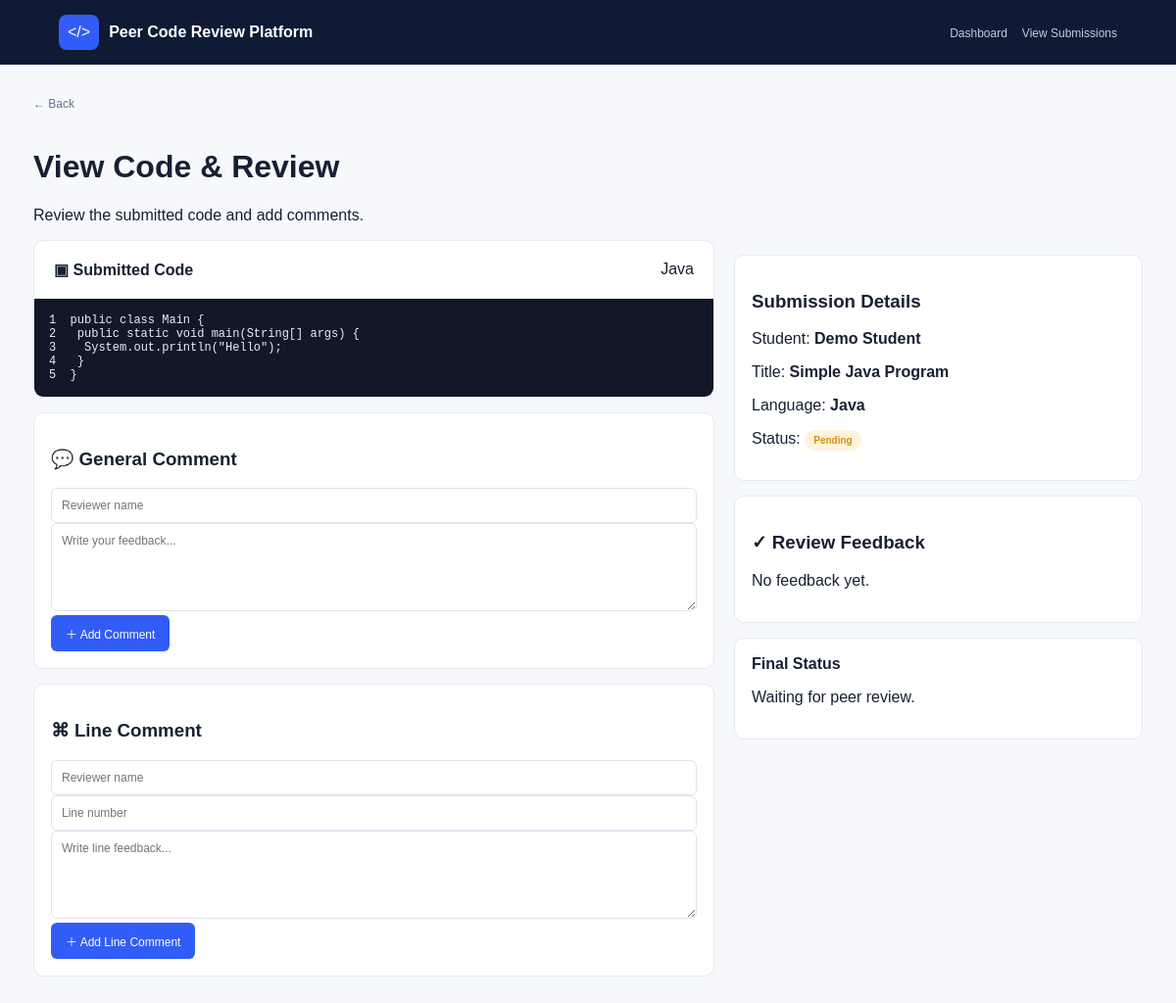
Screenshot of /view.php?id=2 with the database file from the repository.
### tables this page shows
CREATE TABLE submissions(
 id INT AUTO_INCREMENT PRIMARY KEY,
 student_name VARCHAR(100) NOT NULL,
 title VARCHAR(200) NOT NULL,
 language VARCHAR(50) NOT NULL,
 code LONGTEXT NOT NULL,
 status ENUM('Pending','In Review','Reviewed') DEFAULT 'Pending',
 created_at TIMESTAMP DEFAULT CURRENT_TIMESTAMP
);

### view.php (the view, shortened to what this page needs)
<?php require "config.php";$id=(int)($_GET["id"]??0);$s=$conn->prepare("SELECT * FROM submissions WHERE id=?");$s->bind_param("i",$id);$s->execute();$sub=$s->get_result()->fetch_assoc();if(!$sub)die("Submission not found");
$q=$conn->prepare("SELECT * FROM comments WHERE submission_id=? ORDER BY created_at");$q->bind_param("i",$id);$q->execute();$comments=$q->get_result();?><!doctype html><html><head><meta charset="utf-8"><title>Review Code</title><link rel="stylesheet" href="style.css"></head><body><header class="topbar"><div class="brand"><div class="brand-icon">&lt;/&gt;</div><b>Peer Code Review Platform</b></div><nav><a href="index.php">Dashboard</a><a href="submissions.php">View Submissions</a></nav></header><main class="page"><a class="back" href="submissions.php">← Back</a><h1>View Code & Review</h1><p>Review the submitted code and add comments.</p><div class="review"><section><div class="panel"><div class="panel-head"><b>▣ Submitted Code</b><span><?=$sub["language"]?></span></div><div class="code"><?php foreach(explode("\n",$sub["code"]) as $n=>$line): ?><?=($n+1)."  ".htmlspecialchars($line)."\n"?><?php endforeach;?></div></div>
<div class="comment-card"><h3>💬 General Comment</h3><form method="post"><input type="hidden" name="comment_type" value="General"><input type="hidden" name="line_number" value=""><input name="reviewer_name" placeholder="Reviewer name" required><textarea name="comment" placeholder="Write your feedback..." required></textarea><button class="btn">＋ Add Comment</button></form></div>
<div class="comment-card"><h3>⌘ Line Comment</h3><form method="post"><input type="hidden" name="comment_type" value="Line"><input name="reviewer_name" placeholder="Reviewer name" required><input type="number" name="line_number" placeholder="Line number" required><textarea name="comment" placeholder="Write line feedback..." required></textarea><button class="btn">＋ Add Line Comment</button></form></div></section>
<aside><div class="meta-card"><h3>Submission Details</h3><p>Student: <b><?=$sub["student_name"]?></b></p><p>Title: <b><?=$sub["title"]?></b></p><p>Language: <b><?=$sub["language"]?></b></p><p>Status: <span class="status <?=str_replace(" ","-",$sub["status"])?>"><?=$sub["status"]?></span></p></div><div class="comment-card feedback"><h3>✓ Review Feedback</h3><?php if($comments->num_rows===0):?><p>No feedback yet.</p><?php else:while($c=$comments->fetch_assoc()):?><div class="feedback-item"><b><?=$c["comment_type"]?><?=$c["line_number"]?" · Line ".$c["line_number"]:""?></b><small> By <?=$c["reviewer_name"]?></small><p><?=nl2br(htmlspecialchars($c["comment"]))?></p></div><?php endwhile;endif;?></div><div class="meta-card"><b>Final Status</b><p><?=$sub["status"]==="Reviewed"?"Well done! Your code has been reviewed.":"Waiting for peer review."?></p></div></aside></div></main></body></html>

### style.css (style rules this page uses)
* { box-sizing:border-box }
body { margin:0;font-family:Arial,sans-serif;background:#f6f8fc;color:#172033 }
.topbar { height:66px;background:#101a35;color:white;display:flex;justify-content:space-between;align-items:center;padding:0 5% }
.brand { display:flex;gap:10px;align-items:center }
.brand-icon { background:#315cf5;border-radius:8px;padding:9px }
.topbar a { color:#c5ccdc;text-decoration:none;margin-left:15px;font-size:12px }
.page { max-width:1180px;margin:auto;padding:30px 24px }
.stat-card,.panel,.comment-card,.meta-card { background:white;border:1px solid #e5e9f1;border-radius:10px }
.btn { display:inline-block;padding:10px 15px;border-radius:6px;text-decoration:none;border:0;background:#315cf5;color:white;font-size:12px;cursor:pointer }
.panel { overflow:hidden }
.panel-head { padding:20px;display:flex;justify-content:space-between }
.status { padding:5px 9px;border-radius:20px;font-size:10px;font-weight:bold }
.Pending { background:#fff3dd;color:#d28e16 }
.code { background:#121827;color:#e8edfa;padding:15px;font:12px Consolas,monospace;overflow:auto;white-space:pre }
input,select,textarea { width:100%;padding:10px;border:1px solid #dfe4ed;border-radius:6px;font:inherit;font-size:12px }
textarea { min-height:250px }
.review { display:grid;grid-template-columns:1.5fr .9fr;gap:20px }
.comment-card,.meta-card { padding:17px;margin-top:15px }
.comment-card textarea { min-height:90px }
.feedback { margin-top:15px }
.back { display:inline-block;margin-bottom:18px;color:#68738a;text-decoration:none;font-size:12px }

### rows the page displays
submissions: language "Java", code "public class Main {", code "public static void main(String[] args) {", code "System.out.println(\"Hello\");", code "}", student_name "Demo Student", title "Simple Java Program", status "Pending"
